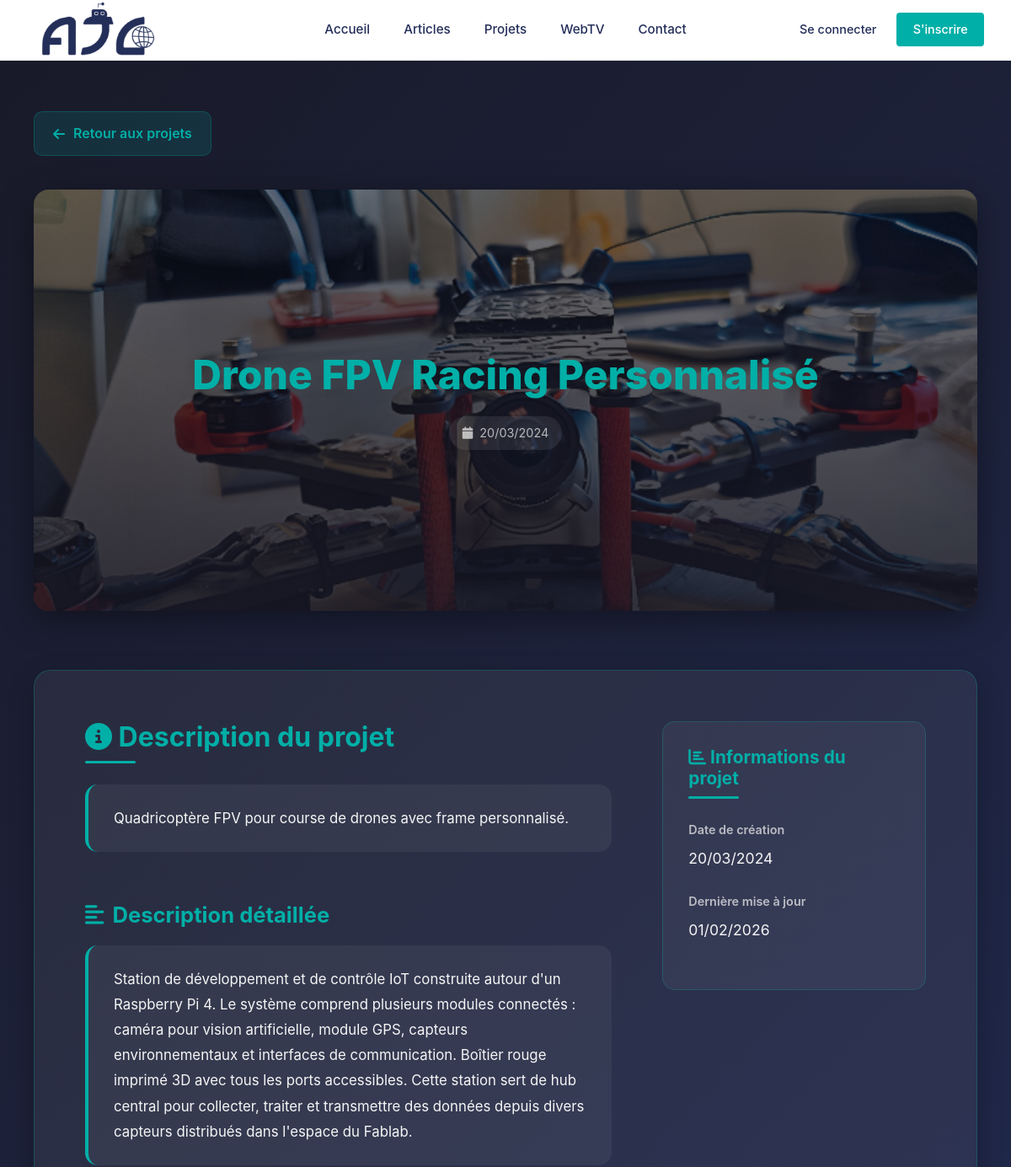
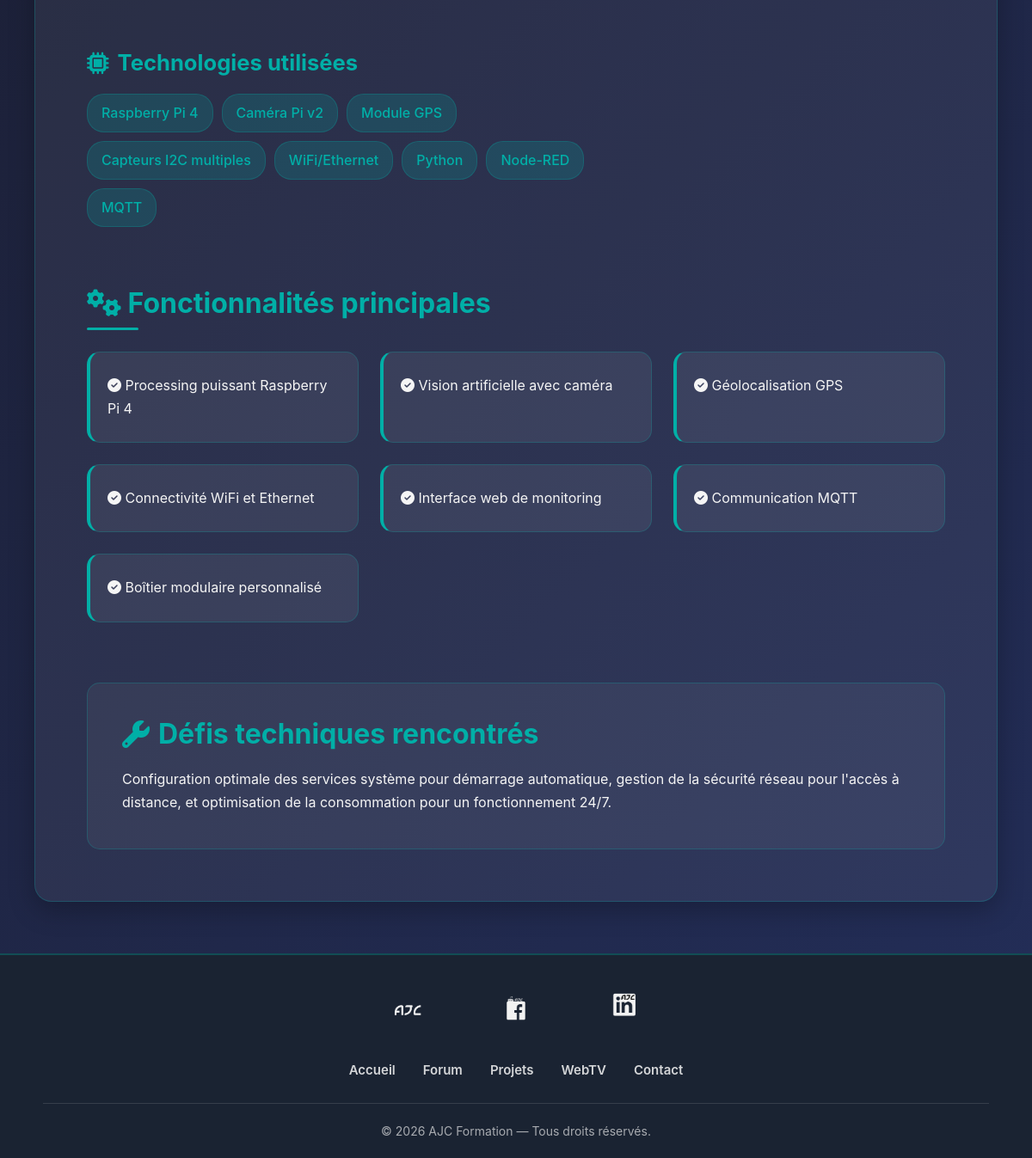
The page /public/index.php?page=projet&id=5 on the database its author committed (2 pictures, top to bottom).
### tables this page shows
CREATE TABLE IF NOT EXISTS `projects` (
  `id` int NOT NULL AUTO_INCREMENT,
  `title` varchar(255) NOT NULL,
  `description` text,
  `description_detailed` text,
  `technologies` text,
  `image_url` varchar(255) DEFAULT NULL,
  `features` text,
  `challenges` text,
  `created_at` datetime DEFAULT CURRENT_TIMESTAMP,
  `updated_at` datetime DEFAULT CURRENT_TIMESTAMP ON UPDATE CURRENT_TIMESTAMP,
  `auteur` int NOT NULL DEFAULT '11',
  PRIMARY KEY (`id`),
  KEY `fk_projects_auteur` (`auteur`)
);

### app/contrôleurs/ProjetControleur.php (called while the page is built)
<?php
require_once __DIR__ . '/../modèles/Projet.php';
class ProjetControleur {
    public function detail($id) {
        $modele = new Projet();
        $projet = $modele->getProjetParId($id);
        if ($projet) {
            foreach ($projet as $key => $value) {
                if (is_string($value)) {
                    $projet[$key] = trim($value);
                }
            }
        }
        require __DIR__ . '/../vues/projets/detail.php';
    }
}

### app/modèles/Projet.php (called while the page is built, shortened)
<?php
require_once __DIR__ . '/../config/database.php';
class Projet {
    private $conn;
    public function __construct() {
        $db = new Database();
        $this->conn = $db->getConnection();
    }
    public function getProjetParId($id) {
        $stmt = $this->conn->prepare("SELECT * FROM projects WHERE id = ?");
        $stmt->execute([$id]);
        $p = $stmt->fetch(PDO::FETCH_ASSOC);
        if ($p) {
            foreach ($p as $key => $value) {
                $p[$key] = htmlspecialchars_decode(trim($value ?? ''), ENT_QUOTES);
            }
        }
        return $p ?: [];
    }
}

### app/config/database.php (called while the page is built, shortened)
<?php
class Database {
    private $host = '127.0.0.1:3306';
    private $db_name = 'fablab';
    private $username = 'root';
    private $password = '';
    private $charset = 'utf8mb4';
    private $conn;
    public function getConnection() {
        if ($this->conn == null) {
            try {
                $dsn = "mysql:host={$this->host};dbname={$this->db_name};charset={$this->charset}";
                $this->conn = new PDO($dsn, $this->username, $this->password);
                $this->conn->setAttribute(PDO::ATTR_ERRMODE, PDO::ERRMODE_EXCEPTION);
                $this->conn->setAttribute(PDO::ATTR_DEFAULT_FETCH_MODE, PDO::FETCH_ASSOC);
            } catch(PDOException $e) {
                die("Erreur de connexion à la base de données : " . $e->getMessage());
            }
        }
        return $this->conn;
    }
}
?>

### app/vues/projets/detail.php (the view, shortened to what this page needs)
<?php require __DIR__ . '/../parties/header.php'; ?>
<link rel="stylesheet" href="../public/css/details-projets.css">
<body>
<div class="container">
    <a href="?page=projets" class="back-btn">
        <i class="fas fa-arrow-left"></i>
        Retour aux projets
    </a>
    <?php if ($projet): ?>
        <div class="project-detail">
            <div class="project-header">
                <div class="project-image">
                    <?php if (isset($projet['image_url']) && trim($projet['image_url']) !== ''): ?>
                        <img src="../public/images/projets/<?= htmlspecialchars($projet['image_url']); ?>"
                             alt="<?= htmlspecialchars($projet['title']); ?>"
                             onerror="this.onerror=null; this.style.display='none'; this.nextElementSibling.style.display='flex';">
                    <?php else: ?>
                        <i class="fas fa-code"></i>
                    <?php endif; ?>
                </div>
                <div class="project-header-content">
                    <h1 class="project-title"><?= htmlspecialchars($projet['title']); ?></h1>
                    <div class="project-meta">
                        <div class="meta-item">
                            <i class="fas fa-calendar"></i>
                            <span><?= (new DateTime($projet['created_at']))->format('d/m/Y'); ?></span>
                        </div>
                    </div>
                </div>
            </div>
            <div class="project-content">
                <div class="content-grid">
                    <div class="description-section">
                        <div class="section-block">
                            <h2><i class="fas fa-info-circle"></i> Description du projet</h2>
                            <p class="description-text"><?= nl2br(htmlspecialchars($projet['description'])); ?></p>
                        </div>
                        <?php if (isset($projet['description_detailed']) && trim($projet['description_detailed']) !== '' && $projet['description_detailed'] != $projet['description']): ?>
                            <div class="section-block">
                                <h3><i class="fas fa-align-left"></i> Description détaillée</h3>
                                <div class="detailed-description">
                                    <?= nl2br(htmlspecialchars($projet['description_detailed'])); ?>
                                </div>
                            </div>
                        <?php endif; ?>
                        <?php if (isset($projet['technologies']) && trim($projet['technologies']) !== ''): ?>
                            <div class="section-block">
                                <h3><i class="fas fa-microchip"></i> Technologies utilisées</h3>
                                <div class="tech-stack">
                                    <?php
                                    $techs = explode(',', $projet['technologies']);
                                    foreach ($techs as $tech): ?>
                                        <span class="tech-tag"><?= htmlspecialchars(trim($tech)); ?></span>
                                    <?php endforeach; ?>
                                </div>
                            </div>
                        <?php endif; ?>
                    </div>
                    <div class="sidebar">
                        <h3><i class="fas fa-chart-bar"></i> Informations du projet</h3>
                        <div class="info-item">
                            <div class="info-label">Date de création</div>
                            <div class="info-value"><?= (new DateTime($projet['created_at']))->format('d/m/Y'); ?></div>
                        </div>
                        <?php if (isset($projet['updated_at']) && $projet['updated_at'] != $projet['created_at']): ?>
                            <div class="info-item">
                                <div class="info-label">Dernière mise à jour</div>
                                <div class="info-value"><?= (new DateTime($projet['updated_at']))->format('d/m/Y'); ?></div>
                            </div>
                        <?php endif; ?>
                    </div>
                </div>
                <?php if (isset($projet['features']) && trim($projet['features']) !== ''): ?>
                    <div class="features-section">
                        <h2><i class="fas fa-cogs"></i> Fonctionnalités principales</h2>
                        <div class="features-grid">
                            <?php
                            $features = explode('|', $projet['features']);
                            foreach ($features as $feature):
                                $feature = trim($feature);
                                if ($feature !== ''): ?>
                                    <div class="feature-card">
                                        <i class="fas fa-check-circle"></i>
                                        <?= htmlspecialchars($feature); ?>
                                    </div>
                            <?php endif; endforeach; ?>
                        </div>
                    </div>
                <?php endif; ?>
                <?php if (isset($projet['challenges']) && trim($projet['challenges']) !== ''): ?>
                    <div class="challenges-section">
                        <h2><i class="fas fa-wrench"></i> Défis techniques rencontrés</h2>
                        <div class="challenges-content">
                            <?= nl2br(htmlspecialchars($projet['challenges'])); ?>
                        </div>
                    </div>
                <?php endif; ?>
            </div>
        </div>
    <?php endif; ?>
</div>
<?php require __DIR__ . '/../parties/footer.php'; ?>
</body>
</html>

### public/css/header.css (style rules this page uses)
* { box-sizing: border-box; }

### rows shown on the page
projects: image_url (picture), title "Drone FPV Racing Personnalisé", created_at "20/03/2024", description "Quadricoptère FPV pour course de drones avec frame personnalisé.", description_detailed "Station de développement et de contrôle IoT construite autour d'un Raspberry Pi 4. Le système comprend plusieurs modules connectés : caméra pour vision artificielle, module GPS, capteurs environnementaux et interfaces de communication. Boîtier rouge imprimé 3D avec tous les ports accessibles. Cette station sert de hub central pour collecter, traiter et transmettre des données depuis divers capteurs distribués dans l'espace du Fablab.", technologies "Raspberry Pi 4", technologies "Caméra Pi v2", technologies "Module GPS", technologies "Capteurs I2C multiples", technologies "WiFi/Ethernet", technologies "Python", technologies "Node-RED", technologies "MQTT", updated_at "01/02/2026", features "Processing puissant Raspberry Pi 4", features "Vision artificielle avec caméra", features "Géolocalisation GPS", features "Connectivité WiFi et Ethernet", features "Interface web de monitoring", features "Communication MQTT", features "Boîtier modulaire personnalisé", challenges "Configuration optimale des services système pour démarrage automatique, gestion de la sécurité réseau pour l'accès à distance, et optimisation de la consommation pour un fonctionnement 24/7."
